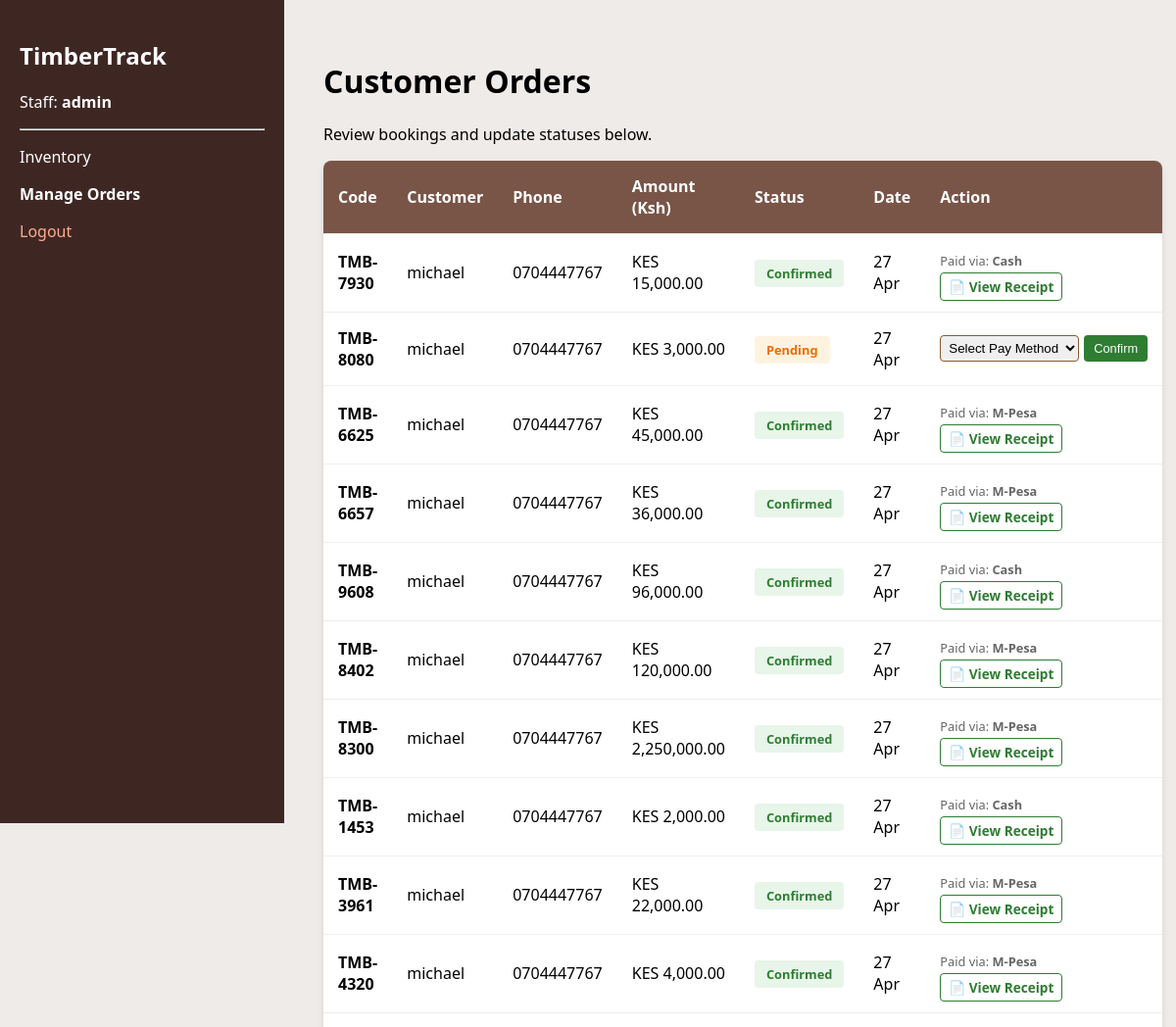
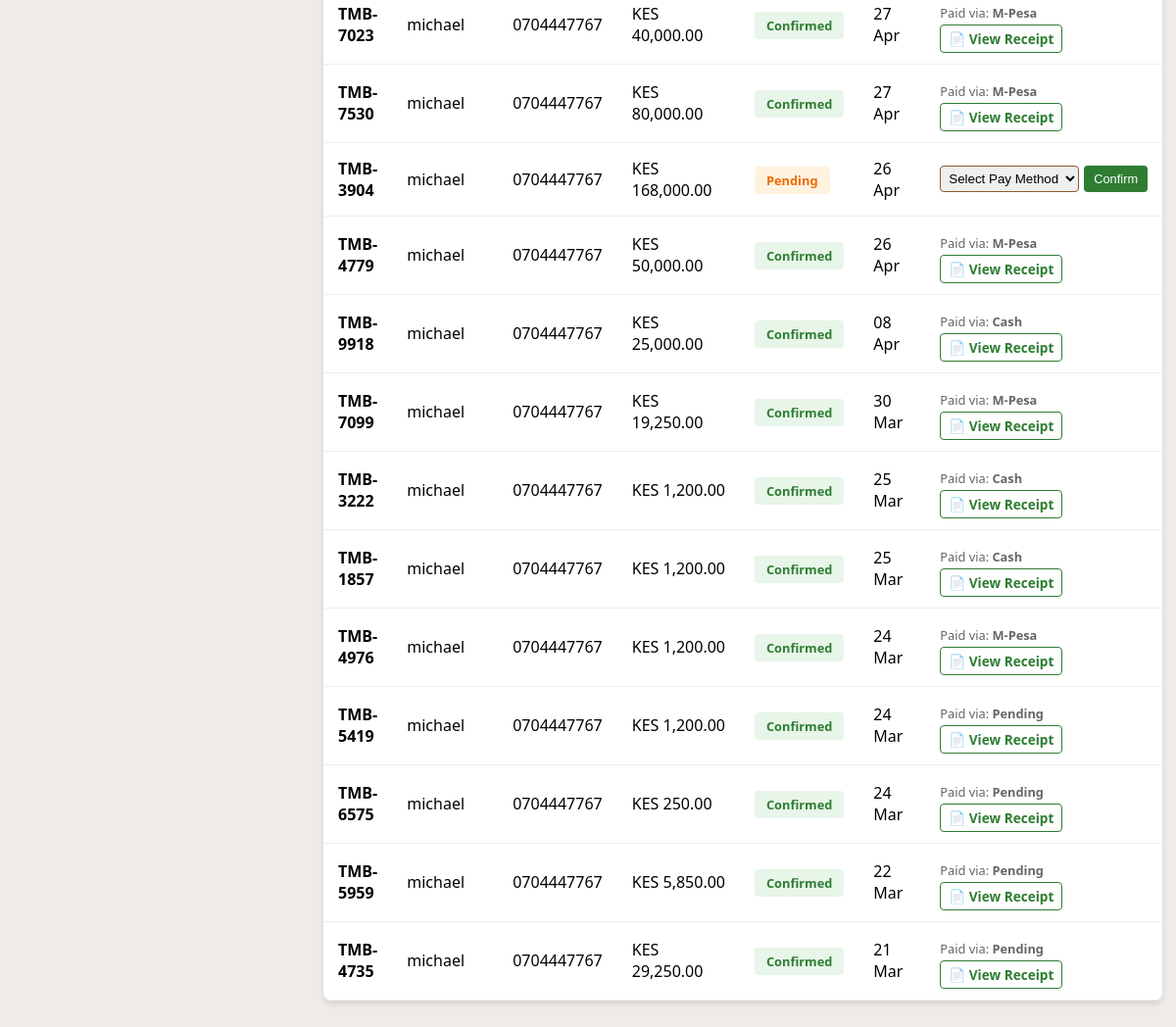
The page /admin_bookings.php (signed in) on the database its author committed (2 pictures, top to bottom).
### tables this page shows
CREATE TABLE `bookings` (
  `id` int(11) NOT NULL,
  `product_id` int(11) NOT NULL,
  `tracking_code` varchar(20) NOT NULL,
  `customer_name` varchar(100) NOT NULL,
  `customer_phone` varchar(20) NOT NULL,
  `total_amount_ksh` decimal(10,2) NOT NULL,
  `payment_method` enum('Cash','M-Pesa','Pending') DEFAULT 'Pending',
  `status` enum('Pending','Confirmed','Cancelled') DEFAULT 'Pending',
  `created_at` timestamp NOT NULL DEFAULT current_timestamp()
);

### admin_bookings.php (the view, shortened to what this page needs)
<?php
include('db_connect.php');
$sql = "SELECT * FROM bookings ORDER BY created_at DESC";
$result = $conn->query($sql);
?>
<!DOCTYPE html>
<html lang="en">
<head>
</head>
<body>
<div class="sidebar">
    <h2>TimberTrack</h2>
    <p>Staff: <strong><?php echo $_SESSION['admin_user']; ?></strong></p>
    <hr>
    <p><a href="admin_dashboard.php" style="color:white; text-decoration:none;">Inventory</a></p>
    <p><a href="admin_bookings.php" style="color:white; text-decoration:none;"><strong>Manage Orders</strong></a></p>
    <p><a href="logout.php" style="color: #ffab91; text-decoration:none;">Logout</a></p>
</div>
<div class="main-content">
    <h1>Customer Orders</h1>
    <p>Review bookings and update statuses below.</p>
    <table>
        <thead>
            <tr>
                <th>Code</th>
                <th>Customer</th>
                <th>Phone</th>
                <th>Amount (Ksh)</th>
                <th>Status</th>
                <th>Date</th>
                <th>Action</th>
            </tr>
        </thead>
        <tbody>
            <?php while($row = $result->fetch_assoc()): ?>
            <tr>
                <td><strong><?php echo $row['tracking_code']; ?></strong></td>
                <td><?php echo $row['customer_name']; ?></td>
                <td><?php echo $row['customer_phone']; ?></td>
                <td>KES <?php echo number_format($row['total_amount_ksh'], 2); ?></td>
                <td>
                    <span class="badge <?php echo strtolower($row['status']); ?>">
                        <?php echo $row['status']; ?>
                    </span>
                </td>
                <td><?php echo date('d M', strtotime($row['created_at'])); ?></td>
<td>
    <?php if($row['status'] == 'Pending'): ?>
        <form method="POST" action="confirm_payment.php" style="display:flex; gap:5px;">
            <select name="pay_method" required style="padding:4px; border-radius:4px; border:1px solid #8b5a2b;">
                <option value="">Select Pay Method</option>
            </select>
            <button type="submit" style="background:#2e7d32; color:white; border:none; padding:5px 10px; border-radius:4px; cursor:pointer; font-size:0.8rem;">
                Confirm
            </button>
        </form>
    <?php else: ?>
        <div style="margin-bottom:5px;">
            <span style="font-size:0.8rem; color:#666;">Paid via: <strong><?php echo $row['payment_method']; ?></strong></span>
        </div>
        <a href="receipt.php?id=<?php echo $row['id']; ?>" target="_blank" style="color: #2e7d32; text-decoration: none; font-weight: bold; border: 1px solid #2e7d32; padding: 4px 8px; border-radius: 4px; font-size:0.85rem;">
            📄 View Receipt
        </a>
    <?php endif; ?>
</td>
            </tr>
            <?php endwhile; ?>
        </tbody>
    </table>
</div>
</body>
</html>

### admin_bookings.php (style rules this page uses)
:root { --dark: #3e2723; --primary: #795548; --bg: #efebe9; }
body { font-family: 'Segoe UI', sans-serif; background: var(--bg); margin: 0; display: flex; }
.sidebar { width: 250px; height: 100vh; background: var(--dark); color: white; position: fixed; padding: 20px; }
.main-content { margin-left: 290px; padding: 40px; width: 100%; }
table { width: 100%; border-collapse: collapse; background: white; border-radius: 8px; overflow: hidden; box-shadow: 0 4px 6px rgba(0,0,0,0.1); }
th, td { padding: 15px; text-align: left; border-bottom: 1px solid #eee; }
th { background: var(--primary); color: white; }
.badge { padding: 5px 12px; border-radius: 4px; font-size: 0.8rem; font-weight: bold; }
.pending { background: #fff3e0; color: #ef6c00; }
.confirmed { background: #e8f5e9; color: #2e7d32; }

### rows shown on the page
bookings: tracking_code "TMB-7930", customer_name "michael", customer_phone "0704447767", total_amount_ksh "15,000.00", status "Confirmed", created_at "27 Apr", payment_method "Cash"
bookings: tracking_code "TMB-8080", customer_name "michael", customer_phone "0704447767", total_amount_ksh "3,000.00", status "Pending", created_at "27 Apr"
bookings: tracking_code "TMB-6625", customer_name "michael", customer_phone "0704447767", total_amount_ksh "45,000.00", status "Confirmed", created_at "27 Apr", payment_method "M-Pesa"
bookings: tracking_code "TMB-6657", customer_name "michael", customer_phone "0704447767", total_amount_ksh "36,000.00", status "Confirmed", created_at "27 Apr", payment_method "M-Pesa"
bookings: tracking_code "TMB-9608", customer_name "michael", customer_phone "0704447767", total_amount_ksh "96,000.00", status "Confirmed", created_at "27 Apr", payment_method "Cash"
bookings: tracking_code "TMB-8402", customer_name "michael", customer_phone "0704447767", total_amount_ksh "120,000.00", status "Confirmed", created_at "27 Apr", payment_method "M-Pesa"
bookings: tracking_code "TMB-8300", customer_name "michael", customer_phone "0704447767", total_amount_ksh "2,250,000.00", status "Confirmed", created_at "27 Apr", payment_method "M-Pesa"
bookings: tracking_code "TMB-1453", customer_name "michael", customer_phone "0704447767", total_amount_ksh "2,000.00", status "Confirmed", created_at "27 Apr", payment_method "Cash"
bookings: tracking_code "TMB-3961", customer_name "michael", customer_phone "0704447767", total_amount_ksh "22,000.00", status "Confirmed", created_at "27 Apr", payment_method "M-Pesa"
bookings: tracking_code "TMB-4320", customer_name "michael", customer_phone "0704447767", total_amount_ksh "4,000.00", status "Confirmed", created_at "27 Apr", payment_method "M-Pesa"
bookings: tracking_code "TMB-7023", customer_name "michael", customer_phone "0704447767", total_amount_ksh "40,000.00", status "Confirmed", created_at "27 Apr", payment_method "M-Pesa"
bookings: tracking_code "TMB-7530", customer_name "michael", customer_phone "0704447767", total_amount_ksh "80,000.00", status "Confirmed", created_at "27 Apr", payment_method "M-Pesa"
bookings: tracking_code "TMB-3904", customer_name "michael", customer_phone "0704447767", total_amount_ksh "168,000.00", status "Pending", created_at "26 Apr"
bookings: tracking_code "TMB-4779", customer_name "michael", customer_phone "0704447767", total_amount_ksh "50,000.00", status "Confirmed", created_at "26 Apr", payment_method "M-Pesa"
bookings: tracking_code "TMB-9918", customer_name "michael", customer_phone "0704447767", total_amount_ksh "25,000.00", status "Confirmed", created_at "08 Apr", payment_method "Cash"
bookings: tracking_code "TMB-7099", customer_name "michael", customer_phone "0704447767", total_amount_ksh "19,250.00", status "Confirmed", created_at "30 Mar", payment_method "M-Pesa"
bookings: tracking_code "TMB-3222", customer_name "michael", customer_phone "0704447767", total_amount_ksh "1,200.00", status "Confirmed", created_at "25 Mar", payment_method "Cash"
bookings: tracking_code "TMB-1857", customer_name "michael", customer_phone "0704447767", total_amount_ksh "1,200.00", status "Confirmed", created_at "25 Mar", payment_method "Cash"
bookings: tracking_code "TMB-4976", customer_name "michael", customer_phone "0704447767", total_amount_ksh "1,200.00", status "Confirmed", created_at "24 Mar", payment_method "M-Pesa"
bookings: tracking_code "TMB-5419", customer_name "michael", customer_phone "0704447767", total_amount_ksh "1,200.00", status "Confirmed", created_at "24 Mar", payment_method "Pending"
bookings: tracking_code "TMB-6575", customer_name "michael", customer_phone "0704447767", total_amount_ksh "250.00", status "Confirmed", created_at "24 Mar", payment_method "Pending"
bookings: tracking_code "TMB-5959", customer_name "michael", customer_phone "0704447767", total_amount_ksh "5,850.00", status "Confirmed", created_at "22 Mar", payment_method "Pending"
bookings: tracking_code "TMB-4735", customer_name "michael", customer_phone "0704447767", total_amount_ksh "29,250.00", status "Confirmed", created_at "21 Mar", payment_method "Pending"

### other values the page prints
$_SESSION['admin_user'] "admin"
